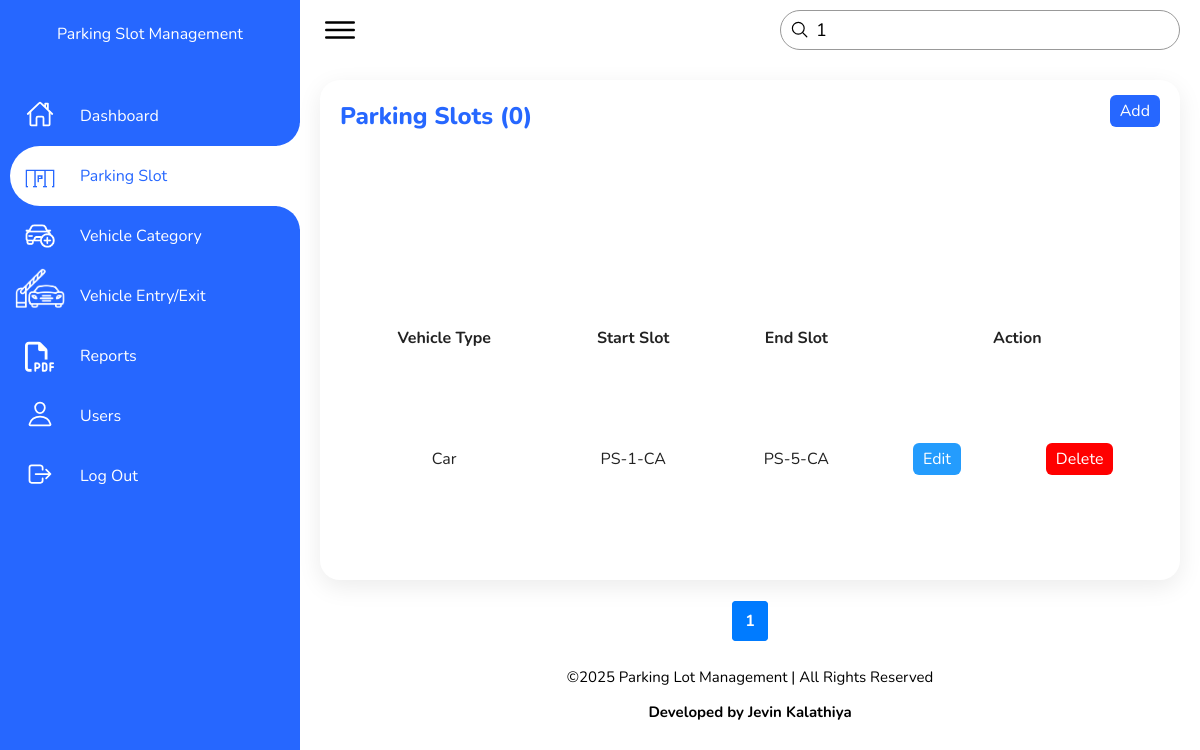
Screenshot of /slot.php?s=1 (signed in) with the database file from the repository.
### tables this page shows
CREATE TABLE `parking_slot` (
  `id` int(11) NOT NULL,
  `slot_type` varchar(700) NOT NULL,
  `slot_start` int(50) NOT NULL,
  `slot_end` int(50) NOT NULL,
  `slot_url_code` varchar(700) NOT NULL
);

CREATE TABLE `vehicle_category` (
  `id` int(11) NOT NULL,
  `category_name` varchar(700) NOT NULL,
  `amount` int(11) NOT NULL,
  `cat_status` tinyint(4) NOT NULL,
  `cat_url_code` varchar(700) NOT NULL
);

### function.inc.php (called while the page is built, shortened)
<?php
function get_safe_value($con, $str)
{
    if (($str != '')) {
        return mysqli_real_escape_string($con, $str);
    }
}

### slot.php (the view, shortened to what this page needs)
<?php
require("connection.inc.php");
require("function.inc.php");
$records_per_page = 10;
$start = 0;
$page = 1;
$record = mysqli_num_rows(mysqli_query($con, "SELECT * FROM parking_slot"));
$total_pages = ceil($record / $records_per_page);
?>
<!DOCTYPE html>
<html lang="en">
<head>
    <link rel="stylesheet" href="./assets/css/style.css">
    <link rel="stylesheet" href="https://site-assets.fontawesome.com/releases/v6.6.0/css/all.css">
</head>
<body>
    <div class="container">
        <div class="navigation">
            <ul>
                <li><br>
                    <span class="company-title">Parking Slot Management</span>
                </li>
                <li>
                    <a href="index">
                        <span class="icon">
                            <ion-icon name="home-outline"></ion-icon>
                        </span>
                        <span class="title">Dashboard</span>
                    </a>
                </li>
                <li class="active">
                    <a href="slot">
                        <span class="icon">
                            <img src="assets/imgs/free_parking_blue.png" width="30">
                        </span>
                        <span class="title">Parking Slot</span>
                    </a>
                </li>
                <li>
                    <a href="vehicle_category">
                        <span class="icon">
                            <img src="assets/imgs/Add_vehicle_category.png" width="30">
                        </span>
                        <span class="title">Vehicle Category</span>
                    </a>
                </li>
                <li>
                    <a href="vehicle_entry">
                        <span class="icon">
                            <img src="assets/imgs/parking_gate.png" width="50">
                        </span>
                        <span class="title">Vehicle Entry/Exit</span>
                    </a>
                </li>
                <li>
                    <a href="reports">
                        <span class="icon">
                            <i class="fa-regular fa-file-pdf"></i>
                        </span>
                        <span class="title">Reports</span>
                    </a>
                </li>
                <li>
                    <a href="user">
                        <span class="icon">
                            <ion-icon name="person-outline"></ion-icon>
                        </span>
                        <span class="title">Users</span>
                    </a>
                </li>
                <li>
                    <a href="logout">
                        <span class="icon">
                            <ion-icon name="log-out-outline"></ion-icon>
                        </span>
                        <span class="title">Log Out</span>
                    </a>
                </li>
            </ul>
        </div>
        <div class="main">
            <div class="topbar">
                <div class="toggle">
                    <ion-icon name="menu-outline"></ion-icon>
                </div>
                <form method="get" id="searchForm">
                    <div class="search">
                        <label>
                            <input type="text" name="s" id="searchInput" placeholder="Search here" value="<?php if (isset($_GET['s'])) {
                                echo $_GET['s'];
                            } ?>"
                                onkeypress="if(event.key === 'Enter'){ this.form.submit(); } updateSlot(this.value.trim());">
                            <ion-icon name="search-outline"></ion-icon>
                        </label>
                    </div>
                </form>
            </div>
            <div class="details-d-e">
                <div class="container-d-e">
                    <div class="cardHeader">
                        <h2>Parking Slots <span id="count"></span></h2>
                        <div class="button-container">
                            <a href="manage_slot" class="btn-c">Add</a>
                        </div>
                    </div>
                    <table>
                        <thead>
                            <tr>
                                <td>Vehicle Type</td>
                                <td>Start Slot</td>
                                <td>End Slot</td>
                                <td colspan="3">Action</td>
                            </tr>
                        </thead>
                        <tbody>
                            <?php
                            if (isset($_GET['s']) && !empty(trim($_GET['s']))) {
                                $search = get_safe_value($con, $_GET['s']);
                                if (!empty($search)) {
                                    $search_query = "AND (parking_slot.slot_start LIKE '%$search%' OR parking_slot.slot_end LIKE '%$search%' OR vehicle_category.category_name LIKE '%$search%')";
                                    $record_query = "SELECT COUNT(*) as total FROM parking_slot INNER JOIN vehicle_category ON parking_slot.slot_type = vehicle_category.cat_url_code WHERE vehicle_category.cat_status=1 and 1=1 $search_query";
                                    $record_result = mysqli_query($con, $record_query);
                                    if ($record_result) {
                                        $record_row = mysqli_fetch_assoc($record_result);
                                        $record = $record_row['total'];
                                        $total_pages = ceil($record / $records_per_page);
                                        $sql_page = "SELECT parking_slot.*, vehicle_category.category_name FROM parking_slot INNER JOIN vehicle_category ON parking_slot.slot_type = vehicle_category.cat_url_code WHERE vehicle_category.cat_status=1 and 1=1 $search_query ORDER BY parking_slot.id DESC LIMIT $start, $records_per_page";
                                        $res_page1 = mysqli_query($con, $sql_page);
                                        if (mysqli_num_rows($res_page1) > 0) {
                                            while ($items = mysqli_fetch_assoc($res_page1)) {
                                                ?>
                                                <tr>
                                                    <td><?= htmlspecialchars($items['category_name']); ?></td>
                                                    <td><?= htmlspecialchars("PS-" . $items['slot_start']) . "-" . strtoupper(substr($items['category_name'], 0, 2)); ?>
                                                    </td>
                                                    <td><span><?= htmlspecialchars("PS-" . $items['slot_end']) . "-" . strtoupper(substr($items['category_name'], 0, 2)); ?></span>
                                                    </td>
                                                    <td><a href='manage_slot/<?= htmlspecialchars($items['slot_url_code']) ?>'
                                                            class='btn-c'>Edit</a></td>
                                                    <td><a href='?ac=delete&requestid=<?= htmlspecialchars($items['slot_url_code']) ?>'
                                                            class='btn-c delete'>Delete</a></td>
                                                </tr>
                                                <?php
                                            }
                                        } elseif (!mysqli_num_rows($res_page1) > 0) { ?>
                                            <td colspan="7">No record Found</td>
                                        <?php }
                                    }
                                } elseif (!mysqli_num_rows($res_page1) > 0) { ?>
                                    <td colspan="7">No record Found</td>
                                <?php }
                            }
                            ?>
                        </tbody>
                    </table>
                </div>
                <?php
                echo '<nav aria-label="Page navigation">';
                echo '<ul class="pagination">';
                $max_links = 3;
                $start_page = max(1, $page - floor($max_links / 2));
                $end_page = min($total_pages, $page + floor($max_links / 2));
                for ($i = $start_page; $i <= $end_page; $i++) {
                    if ($i == $page) {
                        echo '<li class="page-item active"><span class="page-link">' . $i . '</span></li>';
                    } else {
                        echo '<li class="page-item"><a class="page-link" href="?p=' . $i . '">' . $i . '</a></li>';
                    }
                }
                echo '</ul>';
                echo '</nav>';
                ?>
            </div>
            <footer>
                <p>©<?php $year = date("Y");
                echo $year; ?> Parking Lot Management | All Rights Reserved</p>
                <p><strong>Developed by Jevin Kalathiya</strong></p>
            </footer>
</body>
</html>

### rows the page displays
parking_slot: vehicle_category.category_name "Car", slot_start "PS-1", vehicle_category.category_name "CA", slot_end "PS-5"
